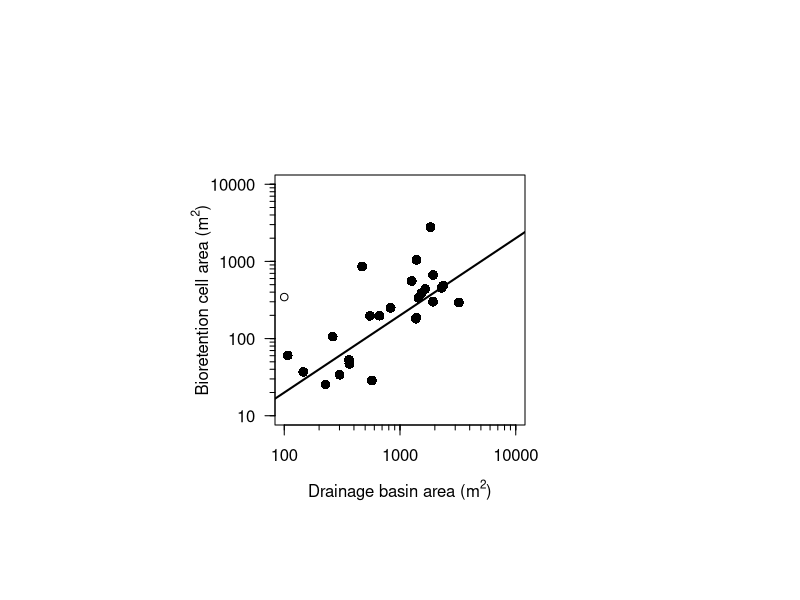
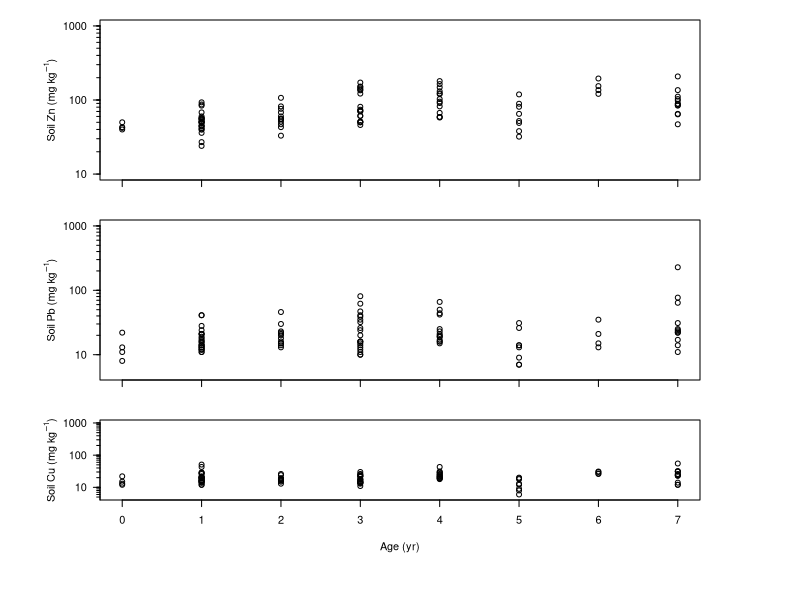

The R source for these figures, in order:
## ---- chunk 1
knitr::opts_chunk$set(echo = TRUE)

logaxis = function(minlog,maxlog,side){
  pow <- seq(minlog,maxlog,by=1)
  ticksat <- as.vector(sapply(pow, function(p) (1:10)*10^p))
  axis(side, 10^pow,las=1)
  axis(side, ticksat, labels=NA, tcl=-0.25, lwd=0, lwd.ticks=1)
}

## ---- chunk 2
soilchem <- read.csv(file="soil_metal_NEW.csv")
soilchem$Cell_no <- factor(soilchem$Cell_no)
summary(soilchem)

#Outliers
soilchem[soilchem$Sample=="30a",'Zn'] <- NA
soilchem[soilchem$Sample=="12a",'Cu'] <- NA

cell <- read.csv(file="cell_data_NEW.csv")
cell$Location_name <- as.character(cell$Location_name)
summary(cell)

#Merge both datasets
fullsoil <- merge(soilchem,cell[,c(2:10)],by="Cell_no")
summary(fullsoil)

## ---- chunk 3
par(pin=c(2.5,2.5))
plot(Cell_area~Drain_area,data=cell,log="xy",ylim=c(10,10000),xlim=c(100,10000),xaxt="n",yaxt="n",
     xlab=expression("Drainage basin area (m"^2*")"),ylab=expression("Bioretention cell area (m"^2*")"),
     pch=16,cex=1.3)
logaxis(2,4,1)
logaxis(1,4,2)
abline(log10(1/5),1,lwd=2) #Ideal size of cell 1/5 the size of drain area
points(100,345,pch=21,cex=1) #Cell with no drainage area
#dev.copy(pdf,'cellsize.pdf')
#dev.off()
## ---- chunk 4
par(pin=c(3,1.5),mfrow=c(3,1),mai=c(0.2,1,0.2,1))
plot(Zn~Age,data=fullsoil,log="y",xlab="",ylab=expression("Soil Zn (mg kg"^-1*")"),yaxt="n",ylim=c(10,1000),xaxt="n")
axis(1,labels=F)
logaxis(1,3,2)

par(mai=c(0.2,1,0.2,1))
plot(Pb~Age,data=fullsoil,log="y",xlab="",ylab=expression("Soil Pb (mg kg"^-1*")"),yaxt="n",ylim=c(5,1000),xaxt="n")
axis(1,labels=F)
logaxis(1,3,2)

par(mai=c(1,1,0.2,1))
plot(Cu~Age,data=fullsoil,log="y",xlab="Age (yr)",ylab=expression("Soil Cu (mg kg"^-1*")"),yaxt="n",ylim=c(5,1000))
logaxis(0,3,2)

#dev.copy(pdf,'cellmetal.pdf')
#dev.off()
